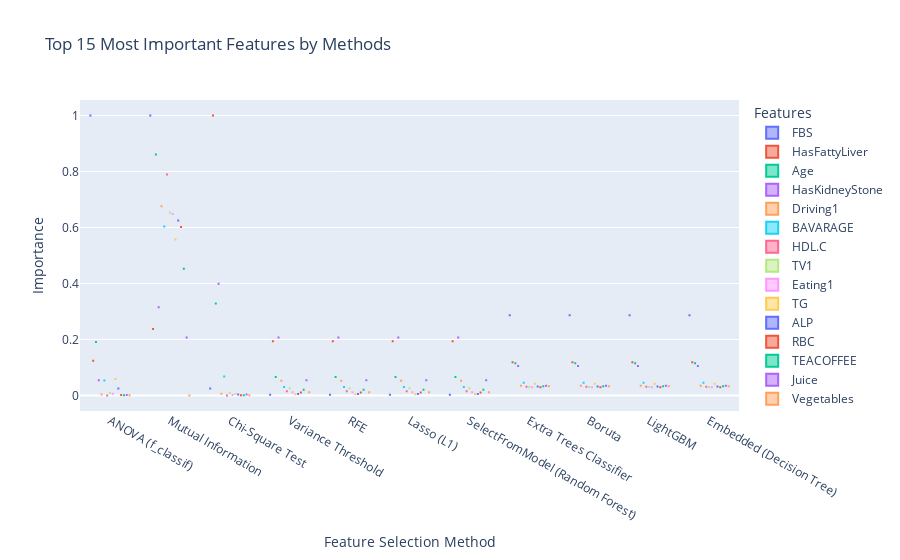

Here is the notebook cell this chart was saved with:
### Code cell
import pandas as pd
import plotly.express as px

# Assuming `X` is your DataFrame with the real feature names (predictors)
# Assuming `feature_importances` is a dictionary where each key is a method, 
# and the value is a pandas Series or DataFrame with feature importance scores.

# Convert the feature importances into a DataFrame for visualization
importance_df = pd.DataFrame(feature_importances).T  # Transpose so that methods are rows
importance_df.columns = X_train.columns  # Use the actual feature names from X
importance_df.columns = importance_df.columns.str.replace(r'num_imputer__','')

importance_df = importance_df.reset_index().rename(columns={'index': 'Feature Selection Method'})

# Determine the most important predictors (e.g., top N important features)
# Let's say we want to select the top 10 most important features across all methods
top_n = 15  # You can change this number to select more or fewer features

# Aggregate feature importance across all methods by averaging importance scores
importance_avg = importance_df.drop('Feature Selection Method', axis=1).mean(axis=0)

# Get the top N most important features
top_features = importance_avg.nlargest(top_n).index

# Filter the original importance DataFrame to include only the top features
importance_top_features_df = importance_df[['Feature Selection Method'] + list(top_features)]

# Melt the DataFrame for better visualization
importance_melted = importance_top_features_df.melt(id_vars=['Feature Selection Method'], 
                                                    var_name='Feature', 
                                                    value_name='Importance')

# Create a box plot using Plotly to compare feature importance across different methods
fig_importance = px.box(
    importance_melted,
    x='Feature Selection Method',
    y='Importance',
    color='Feature',
    title=f'Top {top_n} Most Important Features by Methods',
    labels={'Importance': 'Feature Importance', 'Feature Selection Method': 'Method'},
    height=600
)

# Update plot layout
fig_importance.update_layout(legend_title="Features", 
                             xaxis_title="Feature Selection Method", 
                             yaxis_title="Importance")

# Show the plot
fig_importance.show()
title=str(f'Top {top_n} Most Important Features by Methods0')
fig_importance.write_image(title + ".png", scale=6)

### Figure 1 — Plotly figure (JSON) as saved in the notebook; plotly's stock layout.template omitted (floating-point values rounded to 4 significant figures)
{"data": [{"alignmentgroup": "True", "hovertemplate": "Feature=FBS<br>Method=%{x}<br>Feature Importance=%{y}<extra></extra>", "legendgroup": "FBS", "marker": {"color": "#636efa"}, "name": "FBS", "notched": false, "offsetgroup": "FBS", "orientation": "v", "showlegend": true, "type": "box", "x": ["ANOVA (f_classif)", "Mutual Information", "Chi-Square Test", "Variance Threshold", "RFE", "Lasso (L1)", "SelectFromModel (Random Forest)", "Extra Trees Classifier", "Boruta", "LightGBM", "Embedded (Decision Tree)"], "x0": " ", "xaxis": "x", "y": [1, 1, 0.02495, 0.002493, 0.002493, 0.002493, 0.002493, 0.2869, 0.2869, 0.2869, 0.2869], "y0": " ", "yaxis": "y"}, {"alignmentgroup": "True", "hovertemplate": "Feature=HasFattyLiver<br>Method=%{x}<br>Feature Importance=%{y}<extra></extra>", "legendgroup": "HasFattyLiver", "marker": {"color": "#EF553B"}, "name": "HasFattyLiver", "notched": false, "offsetgroup": "HasFattyLiver", "orientation": "v", "showlegend": true, "type": "box", "x": ["ANOVA (f_classif)", "Mutual Information", "Chi-Square Test", "Variance Threshold", "RFE", "Lasso (L1)", "SelectFromModel (Random Forest)", "Extra Trees Classifier", "Boruta", "LightGBM", "Embedded (Decision Tree)"], "x0": " ", "xaxis": "x", "y": [0.1236, 0.2377, 1, 0.1939, 0.1939, 0.1939, 0.1939, 0.1186, 0.1186, 0.1186, 0.1186], "y0": " ", "yaxis": "y"}, {"alignmentgroup": "True", "hovertemplate": "Feature=Age<br>Method=%{x}<br>Feature Importance=%{y}<extra></extra>", "legendgroup": "Age", "marker": {"color": "#00cc96"}, "name": "Age", "notched": false, "offsetgroup": "Age", "orientation": "v", "showlegend": true, "type": "box", "x": ["ANOVA (f_classif)", "Mutual Information", "Chi-Square Test", "Variance Threshold", "RFE", "Lasso (L1)", "SelectFromModel (Random Forest)", "Extra Trees Classifier", "Boruta", "LightGBM", "Embedded (Decision Tree)"], "x0": " ", "xaxis": "x", "y": [0.191, 0.8608, 0.3283, 0.06581, 0.06581, 0.06581, 0.06581, 0.1149, 0.1149, 0.1149, 0.1149], "y0": " ", "yaxis": "y"}, {"alignmentgroup": "True", "hovertemplate": "Feature=HasKidneyStone<br>Method=%{x}<br>Feature Importance=%{y}<extra></extra>", "legendgroup": "HasKidneyStone", "marker": {"color": "#ab63fa"}, "name": "HasKidneyStone", "notched": false, "offsetgroup": "HasKidneyStone", "orientation": "v", "showlegend": true, "type": "box", "x": ["ANOVA (f_classif)", "Mutual Information", "Chi-Square Test", "Variance Threshold", "RFE", "Lasso (L1)", "SelectFromModel (Random Forest)", "Extra Trees Classifier", "Boruta", "LightGBM", "Embedded (Decision Tree)"], "x0": " ", "xaxis": "x", "y": [0.05436, 0.3147, 0.3993, 0.2071, 0.2071, 0.2071, 0.2071, 0.105, 0.105, 0.105, 0.105], "y0": " ", "yaxis": "y"}, {"alignmentgroup": "True", "hovertemplate": "Feature=Driving1<br>Method=%{x}<br>Feature Importance=%{y}<extra></extra>", "legendgroup": "Driving1", "marker": {"color": "#FFA15A"}, "name": "Driving1", "notched": false, "offsetgroup": "Driving1", "orientation": "v", "showlegend": true, "type": "box", "x": ["ANOVA (f_classif)", "Mutual Information", "Chi-Square Test", "Variance Threshold", "RFE", "Lasso (L1)", "SelectFromModel (Random Forest)", "Extra Trees Classifier", "Boruta", "LightGBM", "Embedded (Decision Tree)"], "x0": " ", "xaxis": "x", "y": [0.003252, 0.676, 0.006141, 0.05239, 0.05239, 0.05239, 0.05239, 0.03477, 0.03477, 0.03477, 0.03477], "y0": " ", "yaxis": "y"}, {"alignmentgroup": "True", "hovertemplate": "Feature=BAVARAGE<br>Method=%{x}<br>Feature Importance=%{y}<extra></extra>", "legendgroup": "BAVARAGE", "marker": {"color": "#19d3f3"}, "name": "BAVARAGE", "notched": false, "offsetgroup": "BAVARAGE", "orientation": "v", "showlegend": true, "type": "box", "x": ["ANOVA (f_classif)", "Mutual Information", "Chi-Square Test", "Variance Threshold", "RFE", "Lasso (L1)", "SelectFromModel (Random Forest)", "Extra Trees Classifier", "Boruta", "LightGBM", "Embedded (Decision Tree)"], "x0": " ", "xaxis": "x", "y": [0.05308, 0.6033, 0.06727, 0.03007, 0.03007, 0.03007, 0.03007, 0.0454, 0.0454, 0.0454, 0.0454], "y0": " ", "yaxis": "y"}, {"alignmentgroup": "True", "hovertemplate": "Feature=HDL.C<br>Method=%{x}<br>Feature Importance=%{y}<extra></extra>", "legendgroup": "HDL.C", "marker": {"color": "#FF6692"}, "name": "HDL.C", "notched": false, "offsetgroup": "HDL.C", "orientation": "v", "showlegend": true, "type": "box", "x": ["ANOVA (f_classif)", "Mutual Information", "Chi-Square Test", "Variance Threshold", "RFE", "Lasso (L1)", "SelectFromModel (Random Forest)", "Extra Trees Classifier", "Boruta", "LightGBM", "Embedded (Decision Tree)"], "x0": " ", "xaxis": "x", "y": [0, 0.7894, 0, 0.01505, 0.01505, 0.01505, 0.01505, 0.03074, 0.03074, 0.03074, 0.03074], "y0": " ", "yaxis": "y"}, {"alignmentgroup": "True", "hovertemplate": "Feature=TV1<br>Method=%{x}<br>Feature Importance=%{y}<extra></extra>", "legendgroup": "TV1", "marker": {"color": "#B6E880"}, "name": "TV1", "notched": false, "offsetgroup": "TV1", "orientation": "v", "showlegend": true, "type": "box", "x": ["ANOVA (f_classif)", "Mutual Information", "Chi-Square Test", "Variance Threshold", "RFE", "Lasso (L1)", "SelectFromModel (Random Forest)", "Extra Trees Classifier", "Boruta", "LightGBM", "Embedded (Decision Tree)"], "x0": " ", "xaxis": "x", "y": [0.008795, 0.654, 0.008379, 0.02532, 0.02532, 0.02532, 0.02532, 0.03018, 0.03018, 0.03018, 0.03018], "y0": " ", "yaxis": "y"}, {"alignmentgroup": "True", "hovertemplate": "Feature=Eating1<br>Method=%{x}<br>Feature Importance=%{y}<extra></extra>", "legendgroup": "Eating1", "marker": {"color": "#FF97FF"}, "name": "Eating1", "notched": false, "offsetgroup": "Eating1", "orientation": "v", "showlegend": true, "type": "box", "x": ["ANOVA (f_classif)", "Mutual Information", "Chi-Square Test", "Variance Threshold", "RFE", "Lasso (L1)", "SelectFromModel (Random Forest)", "Extra Trees Classifier", "Boruta", "LightGBM", "Embedded (Decision Tree)"], "x0": " ", "xaxis": "x", "y": [0.005632, 0.6481, 0.001872, 0.0113, 0.0113, 0.0113, 0.0113, 0.02941, 0.02941, 0.02941, 0.02941], "y0": " ", "yaxis": "y"}, {"alignmentgroup": "True", "hovertemplate": "Feature=TG<br>Method=%{x}<br>Feature Importance=%{y}<extra></extra>", "legendgroup": "TG", "marker": {"color": "#FECB52"}, "name": "TG", "notched": false, "offsetgroup": "TG", "orientation": "v", "showlegend": true, "type": "box", "x": ["ANOVA (f_classif)", "Mutual Information", "Chi-Square Test", "Variance Threshold", "RFE", "Lasso (L1)", "SelectFromModel (Random Forest)", "Extra Trees Classifier", "Boruta", "LightGBM", "Embedded (Decision Tree)"], "x0": " ", "xaxis": "x", "y": [0.0591, 0.5571, 0.005133, 0.004385, 0.004385, 0.004385, 0.004385, 0.0422, 0.0422, 0.0422, 0.0422], "y0": " ", "yaxis": "y"}, {"alignmentgroup": "True", "hovertemplate": "Feature=ALP<br>Method=%{x}<br>Feature Importance=%{y}<extra></extra>", "legendgroup": "ALP", "marker": {"color": "#636efa"}, "name": "ALP", "notched": false, "offsetgroup": "ALP", "orientation": "v", "showlegend": true, "type": "box", "x": ["ANOVA (f_classif)", "Mutual Information", "Chi-Square Test", "Variance Threshold", "RFE", "Lasso (L1)", "SelectFromModel (Random Forest)", "Extra Trees Classifier", "Boruta", "LightGBM", "Embedded (Decision Tree)"], "x0": " ", "xaxis": "x", "y": [0.02517, 0.6248, 0.003405, 0.005067, 0.005067, 0.005067, 0.005067, 0.03193, 0.03193, 0.03193, 0.03193], "y0": " ", "yaxis": "y"}, {"alignmentgroup": "True", "hovertemplate": "Feature=RBC<br>Method=%{x}<br>Feature Importance=%{y}<extra></extra>", "legendgroup": "RBC", "marker": {"color": "#EF553B"}, "name": "RBC", "notched": false, "offsetgroup": "RBC", "orientation": "v", "showlegend": true, "type": "box", "x": ["ANOVA (f_classif)", "Mutual Information", "Chi-Square Test", "Variance Threshold", "RFE", "Lasso (L1)", "SelectFromModel (Random Forest)", "Extra Trees Classifier", "Boruta", "LightGBM", "Embedded (Decision Tree)"], "x0": " ", "xaxis": "x", "y": [0.001896, 0.6022, 0.0006335, 0.01083, 0.01083, 0.01083, 0.01083, 0.02966, 0.02966, 0.02966, 0.02966], "y0": " ", "yaxis": "y"}, {"alignmentgroup": "True", "hovertemplate": "Feature=TEACOFFEE<br>Method=%{x}<br>Feature Importance=%{y}<extra></extra>", "legendgroup": "TEACOFFEE", "marker": {"color": "#00cc96"}, "name": "TEACOFFEE", "notched": false, "offsetgroup": "TEACOFFEE", "orientation": "v", "showlegend": true, "type": "box", "x": ["ANOVA (f_classif)", "Mutual Information", "Chi-Square Test", "Variance Threshold", "RFE", "Lasso (L1)", "SelectFromModel (Random Forest)", "Extra Trees Classifier", "Boruta", "LightGBM", "Embedded (Decision Tree)"], "x0": " ", "xaxis": "x", "y": [0.0004508, 0.4528, 0.0003596, 0.02043, 0.02043, 0.02043, 0.02043, 0.03261, 0.03261, 0.03261, 0.03261], "y0": " ", "yaxis": "y"}, {"alignmentgroup": "True", "hovertemplate": "Feature=Juice<br>Method=%{x}<br>Feature Importance=%{y}<extra></extra>", "legendgroup": "Juice", "marker": {"color": "#ab63fa"}, "name": "Juice", "notched": false, "offsetgroup": "Juice", "orientation": "v", "showlegend": true, "type": "box", "x": ["ANOVA (f_classif)", "Mutual Information", "Chi-Square Test", "Variance Threshold", "RFE", "Lasso (L1)", "SelectFromModel (Random Forest)", "Extra Trees Classifier", "Boruta", "LightGBM", "Embedded (Decision Tree)"], "x0": " ", "xaxis": "x", "y": [0.001642, 0.2071, 0.003671, 0.054, 0.054, 0.054, 0.054, 0.03493, 0.03493, 0.03493, 0.03493], "y0": " ", "yaxis": "y"}, {"alignmentgroup": "True", "hovertemplate": "Feature=Vegetables<br>Method=%{x}<br>Feature Importance=%{y}<extra></extra>", "legendgroup": "Vegetables", "marker": {"color": "#FFA15A"}, "name": "Vegetables", "notched": false, "offsetgroup": "Vegetables", "orientation": "v", "showlegend": true, "type": "box", "x": ["ANOVA (f_classif)", "Mutual Information", "Chi-Square Test", "Variance Threshold", "RFE", "Lasso (L1)", "SelectFromModel (Random Forest)", "Extra Trees Classifier", "Boruta", "LightGBM", "Embedded (Decision Tree)"], "x0": " ", "xaxis": "x", "y": [0.001126, 0, 0.0003356, 0.01142, 0.01142, 0.01142, 0.01142, 0.03282, 0.03282, 0.03282, 0.03282], "y0": " ", "yaxis": "y"}], "layout": {"autosize": true, "boxmode": "group", "legend": {"title": {"text": "Features"}, "tracegroupgap": 0}, "title": {"text": "Top 15 Most Important Features by Methods"}, "xaxis": {"anchor": "y", "autorange": true, "domain": [0, 1], "range": [-0.5, 10.5], "title": {"text": "Feature Selection Method"}, "type": "category"}, "yaxis": {"anchor": "x", "autorange": true, "domain": [0, 1], "range": [-0.05556, 1.056], "title": {"text": "Importance"}, "type": "linear"}}}
